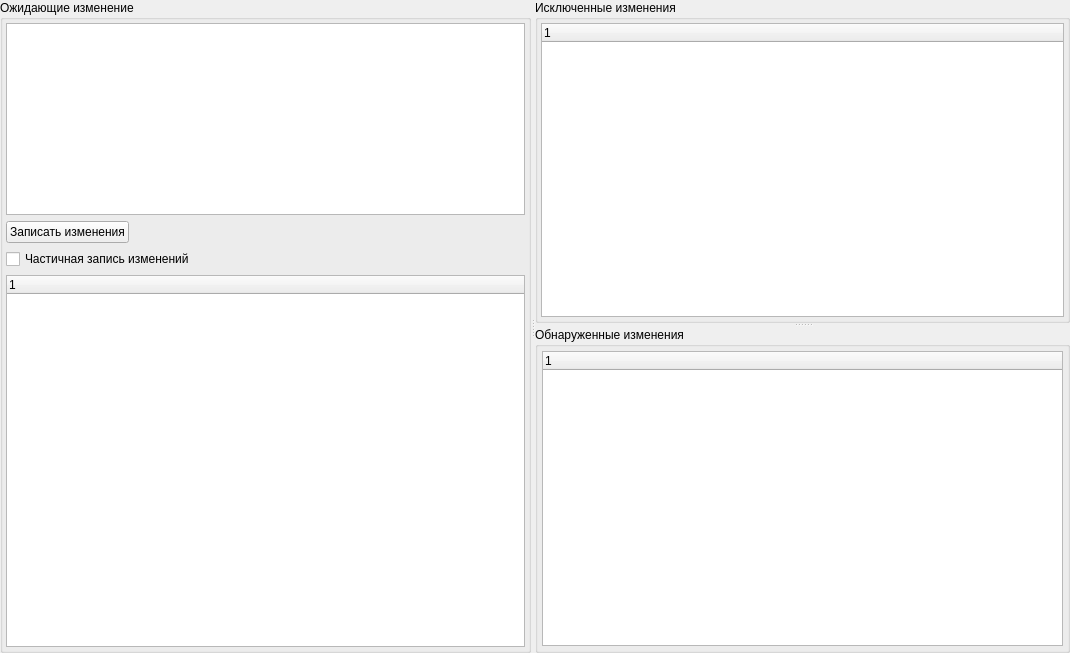
<?xml version="1.0" encoding="UTF-8"?>
<ui version="4.0">
 <class>ChangesWidget</class>
 <widget class="QWidget" name="ChangesWidget">
  <property name="geometry">
   <rect>
    <x>0</x>
    <y>0</y>
    <width>1070</width>
    <height>653</height>
   </rect>
  </property>
  <property name="windowTitle">
   <string>Form</string>
  </property>
  <layout class="QVBoxLayout" name="verticalLayout_4">
   <property name="spacing">
    <number>0</number>
   </property>
   <property name="leftMargin">
    <number>0</number>
   </property>
   <property name="topMargin">
    <number>0</number>
   </property>
   <property name="rightMargin">
    <number>0</number>
   </property>
   <property name="bottomMargin">
    <number>0</number>
   </property>
   <item>
    <widget class="QSplitter" name="splitter_2">
     <property name="orientation">
      <enum>Qt::Horizontal</enum>
     </property>
     <widget class="QGroupBox" name="groupBox">
      <property name="title">
       <string>Ожидающие изменение</string>
      </property>
      <layout class="QVBoxLayout" name="verticalLayout">
       <property name="leftMargin">
        <number>3</number>
       </property>
       <property name="topMargin">
        <number>3</number>
       </property>
       <property name="rightMargin">
        <number>3</number>
       </property>
       <property name="bottomMargin">
        <number>3</number>
       </property>
       <item>
        <widget class="QTextEdit" name="commentEdit">
         <property name="sizePolicy">
          <sizepolicy hsizetype="Expanding" vsizetype="Preferred">
           <horstretch>0</horstretch>
           <verstretch>0</verstretch>
          </sizepolicy>
         </property>
         <property name="acceptRichText">
          <bool>false</bool>
         </property>
        </widget>
       </item>
       <item>
        <layout class="QHBoxLayout" name="horizontalLayout">
         <item>
          <widget class="QPushButton" name="commitButton">
           <property name="text">
            <string>Записать изменения</string>
           </property>
          </widget>
         </item>
         <item>
          <spacer name="horizontalSpacer">
           <property name="orientation">
            <enum>Qt::Horizontal</enum>
           </property>
           <property name="sizeHint" stdset="0">
            <size>
             <width>40</width>
             <height>20</height>
            </size>
           </property>
          </spacer>
         </item>
        </layout>
       </item>
       <item>
        <widget class="QCheckBox" name="partSelectCheck">
         <property name="text">
          <string>Частичная запись изменений</string>
         </property>
        </widget>
       </item>
       <item>
        <widget class="QTreeWidget" name="preparedTree">
         <column>
          <property name="text">
           <string notr="true">1</string>
          </property>
         </column>
        </widget>
       </item>
      </layout>
     </widget>
     <widget class="QSplitter" name="splitter">
      <property name="orientation">
       <enum>Qt::Vertical</enum>
      </property>
      <widget class="QGroupBox" name="groupBox_2">
       <property name="title">
        <string>Исключенные изменения</string>
       </property>
       <layout class="QVBoxLayout" name="verticalLayout_2">
        <property name="spacing">
         <number>3</number>
        </property>
        <property name="leftMargin">
         <number>3</number>
        </property>
        <property name="topMargin">
         <number>3</number>
        </property>
        <property name="rightMargin">
         <number>3</number>
        </property>
        <property name="bottomMargin">
         <number>3</number>
        </property>
        <item>
         <widget class="QTreeWidget" name="excludedTree">
          <column>
           <property name="text">
            <string notr="true">1</string>
           </property>
          </column>
         </widget>
        </item>
       </layout>
      </widget>
      <widget class="QGroupBox" name="groupBox_3">
       <property name="title">
        <string>Обнаруженные изменения</string>
       </property>
       <layout class="QVBoxLayout" name="verticalLayout_3">
        <property name="spacing">
         <number>4</number>
        </property>
        <property name="leftMargin">
         <number>4</number>
        </property>
        <property name="topMargin">
         <number>4</number>
        </property>
        <property name="rightMargin">
         <number>4</number>
        </property>
        <property name="bottomMargin">
         <number>4</number>
        </property>
        <item>
         <widget class="QTreeWidget" name="detectedTree">
          <column>
           <property name="text">
            <string notr="true">1</string>
           </property>
          </column>
         </widget>
        </item>
       </layout>
      </widget>
     </widget>
    </widget>
   </item>
  </layout>
 </widget>
 <resources/>
 <connections/>
</ui>
